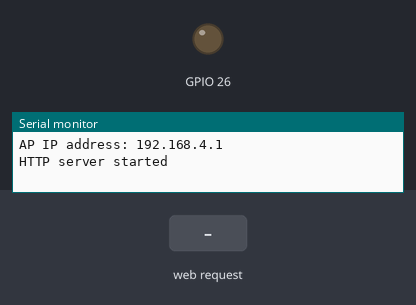
The program below on a simulated ESP32. Shown: output pins drawn as LEDs (lit = HIGH), the last lines printed to the serial monitor. Inputs (shaded band) come from the test bench.

Above: at 1.2 s.
1.3 s: HTTP request GET /control?action=acionar received
At 2.2 s:
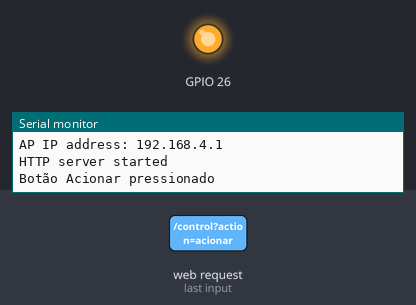
2.8 s: HTTP request GET / received
Timing chart, 0 to 5.8 s (numbered marks = the images above; inputs shaded):
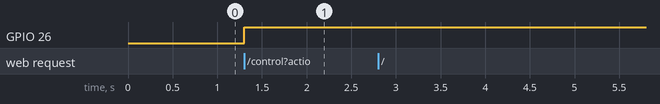

The program:

main.cpp
```cpp
#include <Arduino.h>
#include <WiFi.h>
#include <WebServer.h>

const char* ssid = "ESP32-Anape";
const char* password = "12344321";

WebServer server(80);

void handleRoot() {
  server.send(200, "text/html", "<html><body><h1>ESP da Anape</h1><p>Teste do ESP32 na aula de ECOP11A</p></body></html>");
  Serial.println("Pagina Enviada ao Cliente");
}

void handleControl(){
  if (server.hasArg("action")) {
    String action = server.arg("action");
    if (action == "acionar") {
      Serial.println("Botão Acionar pressionado");
      digitalWrite(26, !digitalRead(26));
    }
  }
  server.send(200, "text/html", "<html><body><h1>Controle</h1><form action=\"/control\" method=\"POST\"><button type=\"submit\" name=\"action\" value=\"acionar\">Acionar</button></form></body></html>");
}

void setup() {
  Serial.begin(115200);
  WiFi.softAP(ssid, password,2);

  pinMode(26, OUTPUT);

  IPAddress IP = WiFi.softAPIP();
  Serial.print("AP IP address: ");
  Serial.println(IP);

  server.on("/", handleRoot);
  server.on("/control", handleControl);
  server.begin();
  Serial.println("HTTP server started");
}

void loop() {
  server.handleClient();
}
```

Measured:
- after the input at 1.3 s, GPIO 26: LOW → HIGH at once
